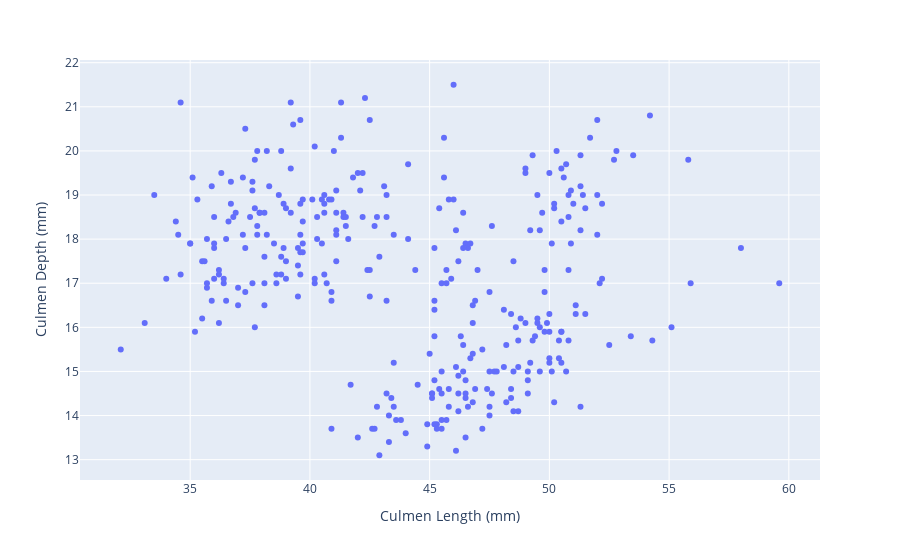

This figure's notebook cell:
### Code cell
fig = px.scatter(df , x = 'Culmen Length (mm)' , y = 'Culmen Depth (mm)' )
fig

### Figure 1 — Plotly figure (JSON) as saved in the notebook; plotly's stock layout.template omitted (floating-point values rounded to 4 significant figures; data arrays with more than 128 entries replaced by an {"elided": "..."} marker saying what was removed)
{"data": [{"hovertemplate": "Culmen Length (mm)=%{x}<br>Culmen Depth (mm)=%{y}<extra></extra>", "legendgroup": "", "marker": {"color": "#636efa", "symbol": "circle"}, "mode": "markers", "name": "", "orientation": "v", "showlegend": false, "type": "scatter", "x": {"elided": "324 float values"}, "xaxis": "x", "y": {"elided": "324 float values"}, "yaxis": "y"}], "layout": {"legend": {"tracegroupgap": 0}, "margin": {"t": 60}, "xaxis": {"anchor": "y", "domain": [0, 1], "title": {"text": "Culmen Length (mm)"}}, "yaxis": {"anchor": "x", "domain": [0, 1], "title": {"text": "Culmen Depth (mm)"}}}}
